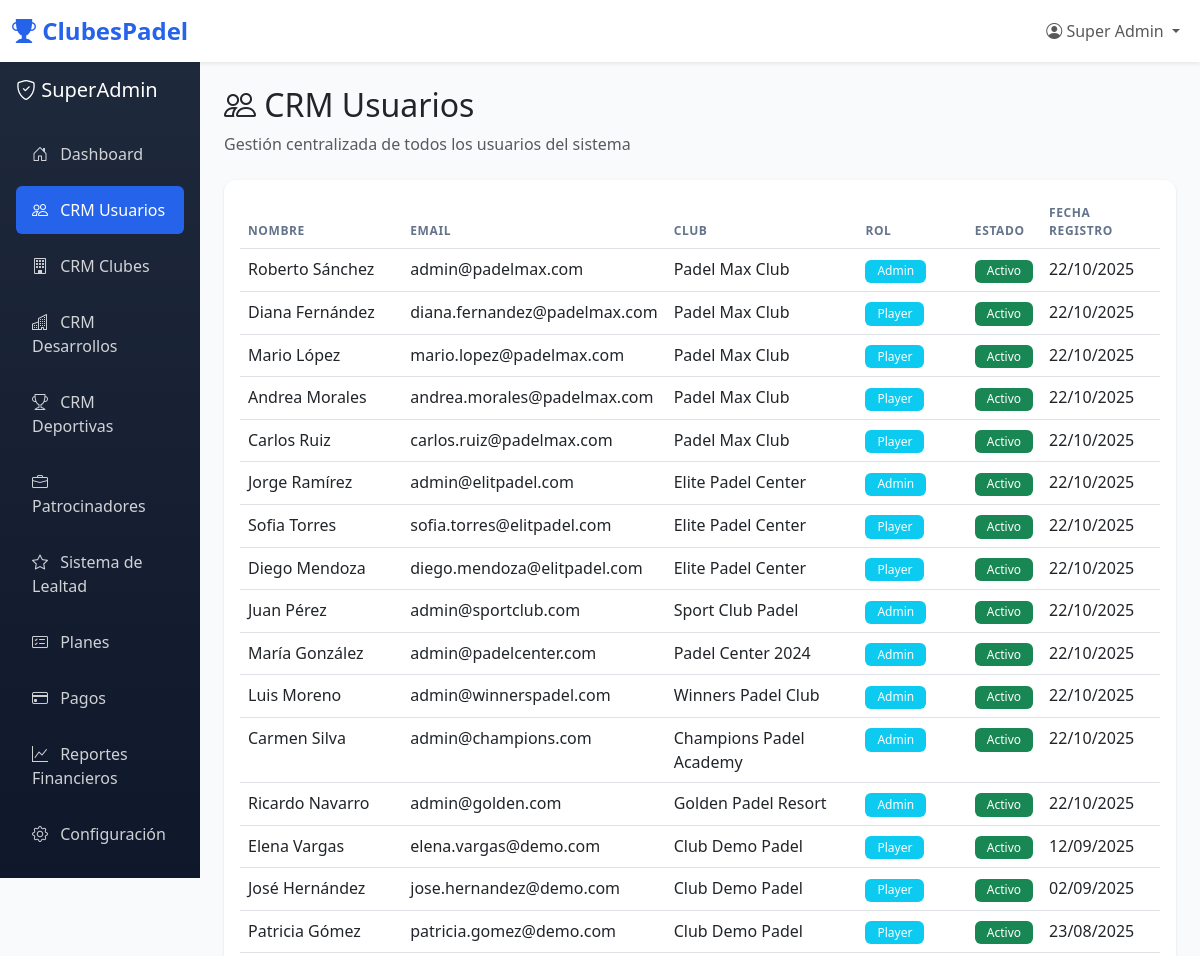
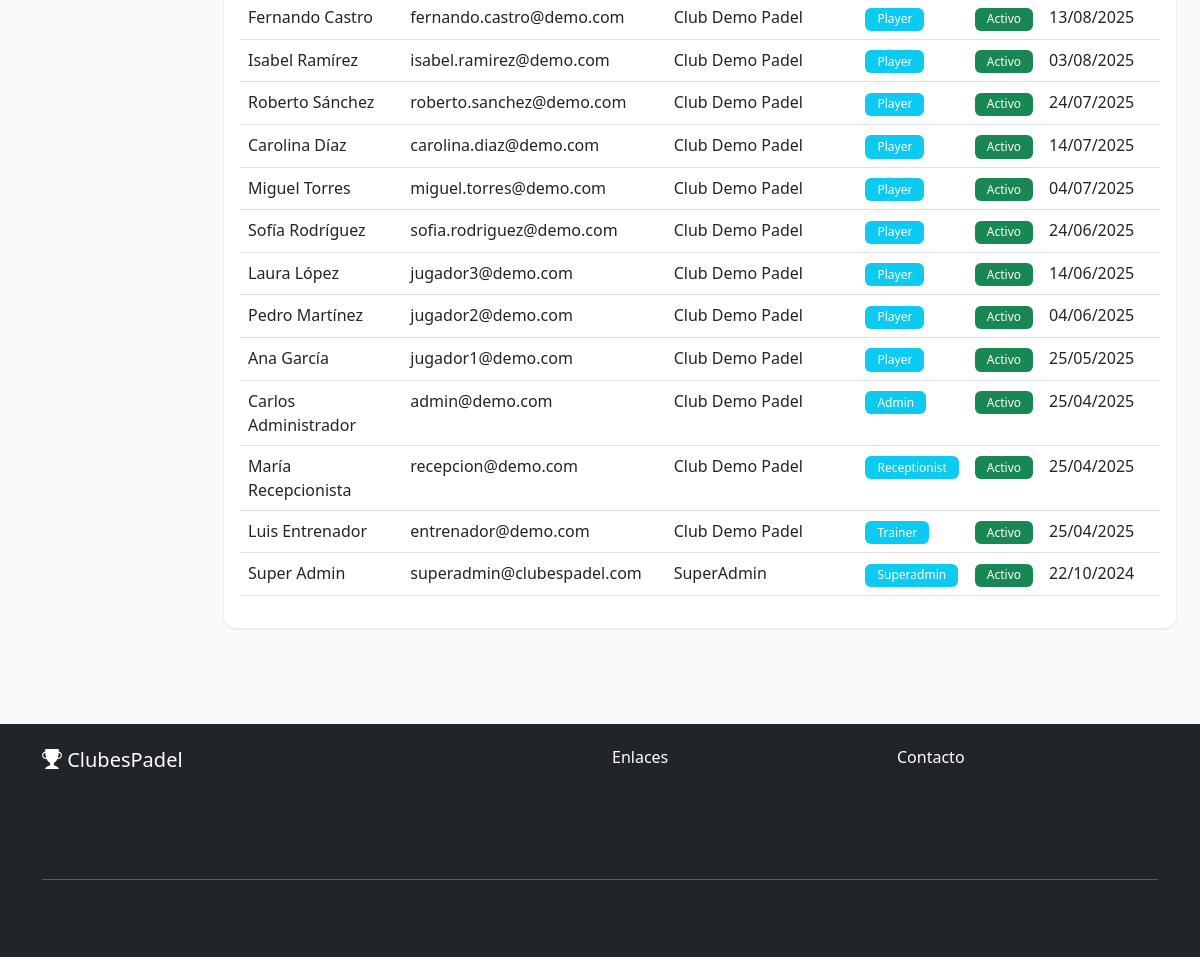
Page /superadmin/users (signed in) on the committed database (2 pictures, top to bottom).
### tables this page shows
CREATE TABLE IF NOT EXISTS `users` (
  `id` int(11) NOT NULL AUTO_INCREMENT,
  `club_id` int(11) DEFAULT NULL,
  `role` enum('superadmin','admin','receptionist','trainer','player') NOT NULL DEFAULT 'player',
  `email` varchar(150) NOT NULL,
  `password` varchar(255) NOT NULL,
  `first_name` varchar(100) NOT NULL,
  `last_name` varchar(100) NOT NULL,
  `phone` varchar(20),
  `photo` varchar(255),
  `skill_level` enum('beginner','intermediate','advanced','professional') DEFAULT 'beginner',
  `membership_type` varchar(50),
  `membership_starts_at` date,
  `membership_ends_at` date,
  `is_active` tinyint(1) NOT NULL DEFAULT '1',
  `last_login_at` datetime,
  `created_at` timestamp NOT NULL DEFAULT CURRENT_TIMESTAMP,
  `updated_at` timestamp NOT NULL DEFAULT CURRENT_TIMESTAMP ON UPDATE CURRENT_TIMESTAMP,
  PRIMARY KEY (`id`),
  UNIQUE KEY `email` (`email`),
  KEY `club_id` (`club_id`),
  KEY `role` (`role`),
  CONSTRAINT `fk_users_club` FOREIGN KEY (`club_id`) REFERENCES `clubs` (`id`) ON DELETE CASCADE
);

CREATE TABLE IF NOT EXISTS `clubs` (
  `id` int(11) NOT NULL AUTO_INCREMENT,
  `subdomain` varchar(50) NOT NULL,
  `name` varchar(200) NOT NULL,
  `email` varchar(150) NOT NULL,
  `phone` varchar(20),
  `address` text,
  `city` varchar(100),
  `state` varchar(100),
  `country` varchar(100) DEFAULT 'México',
  `logo` varchar(255),
  `subscription_plan_id` int(11) NOT NULL,
  `subscription_status` enum('trial','active','suspended','cancelled') NOT NULL DEFAULT 'trial',
  `trial_ends_at` datetime,
  `subscription_starts_at` datetime,
  `subscription_ends_at` datetime,
  `is_active` tinyint(1) NOT NULL DEFAULT '1',
  `created_at` timestamp NOT NULL DEFAULT CURRENT_TIMESTAMP,
  `updated_at` timestamp NOT NULL DEFAULT CURRENT_TIMESTAMP ON UPDATE CURRENT_TIMESTAMP,
  PRIMARY KEY (`id`),
  UNIQUE KEY `subdomain` (`subdomain`),
  UNIQUE KEY `email` (`email`),
  KEY `subscription_plan_id` (`subscription_plan_id`),
  CONSTRAINT `fk_clubs_subscription_plan` FOREIGN KEY (`subscription_plan_id`) REFERENCES `subscription_plans` (`id`)
);

### app/Controllers/SuperadminController.php (called while the page is built, shortened)
<?php
class SuperadminController extends Controller {
    public function users() {
        $sql = "SELECT u.*, c.name as club_name
                FROM users u
                LEFT JOIN clubs c ON u.club_id = c.id
                ORDER BY u.created_at DESC";
        $users = $this->getDb()->fetchAll($sql);
        $data = [
            'title' => 'CRM Usuarios',
            'users' => $users
        ];
        $this->view('superadmin/users', $data);
    }
}

### index.php (called while the page is built)
<?php
require_once __DIR__ . '/config/config.php';
require_once __DIR__ . '/app/Core/Router.php';
require_once __DIR__ . '/app/Core/Controller.php';
$router = new Core\Router();
$router->dispatch();

### config/config.php (called while the page is built, shortened)
<?php
spl_autoload_register(function ($class) {
    $file = APP_PATH . '/' . str_replace('\\', '/', $class) . '.php';
});

### app/Core/Database.php (called while the page is built, shortened)
<?php
class Database {
    private static $instance = null;
    private $connection;
    private function __construct() {
        try {
            $dsn = "mysql:host=" . DB_HOST . ";port=" . DB_PORT . ";dbname=" . DB_NAME . ";charset=" . DB_CHARSET;
            $options = [
                \PDO::ATTR_ERRMODE => \PDO::ERRMODE_EXCEPTION,
                \PDO::ATTR_DEFAULT_FETCH_MODE => \PDO::FETCH_ASSOC,
                \PDO::ATTR_EMULATE_PREPARES => false,
            ];
            $this->connection = new \PDO($dsn, DB_USER, DB_PASS, $options);
        } catch (\PDOException $e) {
            die("Database connection failed: " . $e->getMessage());
        }
    }
    public static function getInstance() {
        if (self::$instance === null) {
            self::$instance = new self();
        }
        return self::$instance;
    }
    public function query($sql, $params = []) {
        try {
            $stmt = $this->connection->prepare($sql);
            $stmt->execute($params);
            return $stmt;
        } catch (\PDOException $e) {
            error_log("Query error: " . $e->getMessage());
            return false;
        }
    }
    public function fetchAll($sql, $params = []) {
        $stmt = $this->query($sql, $params);
        return $stmt ? $stmt->fetchAll() : [];
    }
}

### app/Views/superadmin/users.php (the view, shortened to what this page needs)
<?php
require_once APP_PATH . '/Views/layouts/header.php';
?>
<div class="container-fluid">
    <div class="row">
        <div class="col-md-3 col-lg-2 p-0">
            <div class="sidebar p-3">
                <div class="mb-4">
                    <h5 class="text-white"><i class="bi bi-shield-check"></i> SuperAdmin</h5>
                </div>
                <nav class="nav flex-column">
                    <a class="nav-link" href="<?php echo URL_BASE; ?>/superadmin/dashboard">
                        <i class="bi bi-house-door"></i> Dashboard
                    </a>
                    <a class="nav-link active" href="<?php echo URL_BASE; ?>/superadmin/users">
                        <i class="bi bi-people"></i> CRM Usuarios
                    </a>
                    <a class="nav-link" href="<?php echo URL_BASE; ?>/superadmin/clubs">
                        <i class="bi bi-building"></i> CRM Clubes
                    </a>
                    <a class="nav-link" href="<?php echo URL_BASE; ?>/superadmin/developments">
                        <i class="bi bi-buildings"></i> CRM Desarrollos
                    </a>
                    <a class="nav-link" href="<?php echo URL_BASE; ?>/superadmin/sports">
                        <i class="bi bi-trophy"></i> CRM Deportivas
                    </a>
                    <a class="nav-link" href="<?php echo URL_BASE; ?>/superadmin/sponsors">
                        <i class="bi bi-briefcase"></i> Patrocinadores
                    </a>
                    <a class="nav-link" href="<?php echo URL_BASE; ?>/superadmin/loyalty">
                        <i class="bi bi-star"></i> Sistema de Lealtad
                    </a>
                    <a class="nav-link" href="<?php echo URL_BASE; ?>/superadmin/plans">
                        <i class="bi bi-card-checklist"></i> Planes
                    </a>
                    <a class="nav-link" href="<?php echo URL_BASE; ?>/superadmin/payments">
                        <i class="bi bi-credit-card"></i> Pagos
                    </a>
                    <a class="nav-link" href="<?php echo URL_BASE; ?>/superadmin/reports">
                        <i class="bi bi-graph-up"></i> Reportes Financieros
                    </a>
                    <a class="nav-link" href="<?php echo URL_BASE; ?>/superadmin/settings">
                        <i class="bi bi-gear"></i> Configuración
                    </a>
                </nav>
            </div>
        </div>
        <div class="col-md-9 col-lg-10 p-4">
            <h2><i class="bi bi-people"></i> CRM Usuarios</h2>
            <p class="text-muted mb-4">Gestión centralizada de todos los usuarios del sistema</p>
            <div class="card">
                <div class="card-body">
                    <?php if (!empty($users)): ?>
                        <div class="table-responsive">
                            <table class="table table-hover">
                                <thead>
                                    <tr>
                                        <th>Nombre</th>
                                        <th>Email</th>
                                        <th>Club</th>
                                        <th>Rol</th>
                                        <th>Estado</th>
                                        <th>Fecha Registro</th>
                                    </tr>
                                </thead>
                                <tbody>
                                    <?php foreach ($users as $user): ?>
                                        <tr>
                                            <td><?php echo htmlspecialchars($user['first_name'] . ' ' . $user['last_name']); ?></td>
                                            <td><?php echo htmlspecialchars($user['email']); ?></td>
                                            <td><?php echo htmlspecialchars($user['club_name'] ?? 'SuperAdmin'); ?></td>
                                            <td><span class="badge bg-info"><?php echo ucfirst($user['role']); ?></span></td>
                                            <td>
                                                <?php if ($user['is_active']): ?>
                                                    <span class="badge bg-success">Activo</span>
                                                <?php else: ?>
                                                    <span class="badge bg-danger">Inactivo</span>
                                                <?php endif; ?>
                                            </td>
                                            <td><?php echo date('d/m/Y', strtotime($user['created_at'])); ?></td>
                                        </tr>
                                    <?php endforeach; ?>
                                </tbody>
                            </table>
                        </div>
                    <?php else: ?>
                        <p class="text-muted text-center py-4">No hay usuarios registrados</p>
                    <?php endif; ?>
                </div>
            </div>
        </div>
    </div>
</div>
<?php require_once APP_PATH . '/Views/layouts/footer.php'; ?>

### app/Core/Router.php (shortened to what this page needs)
<?php
class Router {
    private $controller = 'HomeController';
    private $method = 'index';
    private $params = [];
    public function __construct() {
        $url = $this->parseUrl();
        if (isset($url[0]) && !empty($url[0])) {
            $controllerName = ucfirst($url[0]) . 'Controller';
            $controllerFile = APP_PATH . '/Controllers/' . $controllerName . '.php';
            if (file_exists($controllerFile)) {
                $this->controller = $controllerName;
                unset($url[0]);
            } else {
                $this->show404();
                return;
            }
        }
        $this->controller = new $controllerClass;
        if (isset($url[1]) && !empty($url[1])) {
            if (method_exists($this->controller, $url[1])) {
                $this->method = $url[1];
                unset($url[1]);
            } else {
                $this->show404();
                return;
            }
        }
        $this->params = $url ? array_values($url) : [];
    }
    private function parseUrl() {
        if (isset($_GET['url'])) {
            $url = rtrim($_GET['url'], '/');
            $url = filter_var($url, FILTER_SANITIZE_URL);
            $url = explode('/', $url);
            return $url;
        }
        return [];
    }
    public function dispatch() {
        if ($this->controller !== null) {
            call_user_func_array([$this->controller, $this->method], $this->params);
        }
    }
}

### app/Core/Controller.php (shortened to what this page needs)
<?php
class Controller {
    protected $db;
    protected function getDb() {
        if ($this->db === null) {
            $this->db = Database::getInstance();
        }
        return $this->db;
    }
    protected function view($view, $data = []) {
        extract($data);
        $viewFile = APP_PATH . '/Views/' . $view . '.php';
        if (file_exists($viewFile)) {
            require_once $viewFile;
        } else {
            die("View not found: " . $view);
        }
    }
}

### app/Views/layouts/header.php (shortened to what this page needs)
<!DOCTYPE html>
<html lang="es">
<head>
    <link href="https://cdn.jsdelivr.net/npm/bootstrap@5.3.0/dist/css/bootstrap.min.css" rel="stylesheet">
    <link rel="stylesheet" href="https://cdn.jsdelivr.net/npm/bootstrap-icons@1.11.0/font/bootstrap-icons.css">
</head>
<body>
    <nav class="navbar navbar-expand-lg navbar-light bg-white shadow-sm">
        <div class="container-fluid">
            <a class="navbar-brand" href="<?php echo URL_BASE; ?>">
                <i class="bi bi-trophy-fill"></i> <?php echo APP_NAME; ?>
            </a>
            <div class="collapse navbar-collapse" id="navbarNav">
                <ul class="navbar-nav ms-auto">
                    <?php if (isset($_SESSION['user_id'])): ?>
                        <li class="nav-item dropdown">
                            <a class="nav-link dropdown-toggle" href="#" id="userDropdown" role="button" data-bs-toggle="dropdown">
                                <i class="bi bi-person-circle"></i> <?php echo $_SESSION['user_name'] ?? 'Usuario'; ?>
                            </a>
                        </li>
                    <?php endif; ?>
                </ul>
            </div>
        </div>
    </nav>

### app/Views/layouts/footer.php (shortened to what this page needs)
    <footer class="bg-dark text-white py-4 mt-5">
        <div class="container">
            <div class="row">
                <div class="col-md-6">
                    <h5><i class="bi bi-trophy-fill"></i> <?php echo APP_NAME; ?></h5>
                    <p class="text-muted"><?php echo APP_DESCRIPTION; ?></p>
                    <p class="text-muted small">Versión <?php echo APP_VERSION; ?></p>
                </div>
                <div class="col-md-3">
                    <h6>Enlaces</h6>
                    <ul class="list-unstyled">
                        <li><a href="<?php echo URL_BASE; ?>" class="text-muted">Inicio</a></li>
                        <li><a href="<?php echo URL_BASE; ?>/home/about" class="text-muted">Acerca de</a></li>
                        <li><a href="<?php echo URL_BASE; ?>/auth/login" class="text-muted">Iniciar Sesión</a></li>
                    </ul>
                </div>
                <div class="col-md-3">
                    <h6>Contacto</h6>
                    <p class="text-muted small">
                        <i class="bi bi-envelope"></i> info@clubespadel.com<br>
                        <i class="bi bi-telephone"></i> +52 555-0100
                    </p>
                </div>
            </div>
            <hr class="bg-secondary">
            <div class="text-center text-muted small">
                <p>&copy; <?php echo date('Y'); ?> <?php echo APP_NAME; ?>. Todos los derechos reservados.</p>
            </div>
        </div>
    </footer>
</body>
</html>

### app/Views/layouts/header.php (style rules this page uses)
:root { --primary-color: #2563eb; --secondary-color: #64748b; --success-color: #10b981; --danger-color: #ef4444; --warning-color: #f59e0b; --info-color: #3b82f6; }
body { font-family: 'Segoe UI', Tahoma, Geneva, Verdana, sans-serif; background-color: #f8fafc; }
.navbar-brand { font-weight: 700; font-size: 1.5rem; color: var(--primary-color) !important; }
.sidebar { min-height: calc(100vh - 56px); background: linear-gradient(180deg, #1e293b 0%, #0f172a 100%); color: white; }
.sidebar .nav-link { color: rgba(255, 255, 255, 0.8); padding: 0.75rem 1rem; border-radius: 0.375rem; margin: 0.25rem 0; transition: all 0.3s; }
.sidebar .nav-link.active { background-color: var(--primary-color); color: white; }
.sidebar .nav-link i { margin-right: 0.5rem; width: 20px; text-align: center; }
.card { border: none; border-radius: 0.75rem; box-shadow: 0 1px 3px rgba(0, 0, 0, 0.1); margin-bottom: 1.5rem; }
.table th { font-weight: 600; text-transform: uppercase; font-size: 0.75rem; letter-spacing: 0.05em; color: #64748b; }
.badge { padding: 0.35rem 0.75rem; font-weight: 500; }

### rows in the picture
users: first_name+last_name "Roberto Sánchez", email "admin@padelmax.com", club.name "Padel Max Club", role "Admin", is_active "Activo", created_at "22/10/2025"
users: first_name+last_name "Diana Fernández", email "diana.fernandez@padelmax.com", club.name "Padel Max Club", role "Player", is_active "Activo", created_at "22/10/2025"
users: first_name+last_name "Mario López", email "mario.lopez@padelmax.com", club.name "Padel Max Club", role "Player", is_active "Activo", created_at "22/10/2025"
users: first_name+last_name "Andrea Morales", email "andrea.morales@padelmax.com", club.name "Padel Max Club", role "Player", is_active "Activo", created_at "22/10/2025"
users: first_name+last_name "Carlos Ruiz", email "carlos.ruiz@padelmax.com", club.name "Padel Max Club", role "Player", is_active "Activo", created_at "22/10/2025"
users: first_name+last_name "Jorge Ramírez", email "admin@elitpadel.com", club.name "Elite Padel Center", role "Admin", is_active "Activo", created_at "22/10/2025"
users: first_name+last_name "Sofia Torres", email "sofia.torres@elitpadel.com", club.name "Elite Padel Center", role "Player", is_active "Activo", created_at "22/10/2025"
users: first_name+last_name "Diego Mendoza", email "diego.mendoza@elitpadel.com", club.name "Elite Padel Center", role "Player", is_active "Activo", created_at "22/10/2025"
users: first_name+last_name "Juan Pérez", email "admin@sportclub.com", club.name "Sport Club Padel", role "Admin", is_active "Activo", created_at "22/10/2025"
users: first_name+last_name "María González", email "admin@padelcenter.com", club.name "Padel Center 2024", role "Admin", is_active "Activo", created_at "22/10/2025"
users: first_name+last_name "Luis Moreno", email "admin@winnerspadel.com", club.name "Winners Padel Club", role "Admin", is_active "Activo", created_at "22/10/2025"
users: first_name+last_name "Carmen Silva", email "admin@champions.com", club.name "Champions Padel Academy", role "Admin", is_active "Activo", created_at "22/10/2025"
users: first_name+last_name "Ricardo Navarro", email "admin@golden.com", club.name "Golden Padel Resort", role "Admin", is_active "Activo", created_at "22/10/2025"
users: first_name+last_name "Elena Vargas", email "elena.vargas@demo.com", club.name "Club Demo Padel", role "Player", is_active "Activo", created_at "12/09/2025"
users: first_name+last_name "José Hernández", email "jose.hernandez@demo.com", club.name "Club Demo Padel", role "Player", is_active "Activo", created_at "02/09/2025"
users: first_name+last_name "Patricia Gómez", email "patricia.gomez@demo.com", club.name "Club Demo Padel", role "Player", is_active "Activo", created_at "23/08/2025"
users: first_name+last_name "Fernando Castro", email "fernando.castro@demo.com", club.name "Club Demo Padel", role "Player", is_active "Activo", created_at "13/08/2025"
users: first_name+last_name "Isabel Ramírez", email "isabel.ramirez@demo.com", club.name "Club Demo Padel", role "Player", is_active "Activo", created_at "03/08/2025"
users: first_name+last_name "Roberto Sánchez", email "roberto.sanchez@demo.com", club.name "Club Demo Padel", role "Player", is_active "Activo", created_at "24/07/2025"
users: first_name+last_name "Carolina Díaz", email "carolina.diaz@demo.com", club.name "Club Demo Padel", role "Player", is_active "Activo", created_at "14/07/2025"
users: first_name+last_name "Miguel Torres", email "miguel.torres@demo.com", club.name "Club Demo Padel", role "Player", is_active "Activo", created_at "04/07/2025"
users: first_name+last_name "Sofía Rodríguez", email "sofia.rodriguez@demo.com", club.name "Club Demo Padel", role "Player", is_active "Activo", created_at "24/06/2025"
users: first_name+last_name "Laura López", email "jugador3@demo.com", club.name "Club Demo Padel", role "Player", is_active "Activo", created_at "14/06/2025"
users: first_name+last_name "Pedro Martínez", email "jugador2@demo.com", club.name "Club Demo Padel", role "Player", is_active "Activo", created_at "04/06/2025"
users: first_name+last_name "Ana García", email "jugador1@demo.com", club.name "Club Demo Padel", role "Player", is_active "Activo", created_at "25/05/2025"
users: first_name+last_name "Carlos Administrador", email "admin@demo.com", club.name "Club Demo Padel", role "Admin", is_active "Activo", created_at "25/04/2025"
users: first_name+last_name "María Recepcionista", email "recepcion@demo.com", club.name "Club Demo Padel", role "Receptionist", is_active "Activo", created_at "25/04/2025"
users: first_name+last_name "Luis Entrenador", email "entrenador@demo.com", club.name "Club Demo Padel", role "Trainer", is_active "Activo", created_at "25/04/2025"
users: first_name+last_name "Super Admin", email "superadmin@clubespadel.com", club_name "SuperAdmin", role "Superadmin", is_active "Activo", created_at "22/10/2024"

### other values in the picture
APP_NAME "ClubesPadel"
$_SESSION['user_name'] "Super Admin"
